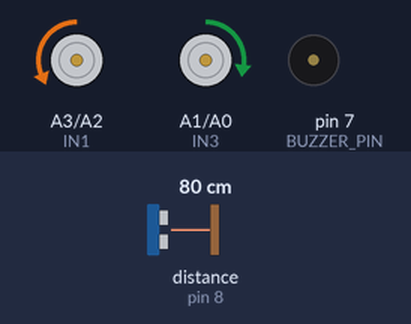
This sketch was run on a simulated Arduino Uno, built with avr-gcc and run on an emulated ATmega328P. Shown: motor-driver pin pairs drawn as motors (green arrow = first pin HIGH = forward, orange = second pin HIGH = backward, longer = more drive, scaled by the enable pin), buzzer (waves = sounding). Wiring (inferred from the names in the program): ultrasonic range finder: trigger pin 9; echo pin 8. Inputs (shaded band) come from the test bench; at power-on: distance to the obstacle (sensor on pin 8) 80 cm. The echo pulse lasts 58.3 µs per cm; what the sketch prints to the serial monitor is not drawn.

Above: at 1.2 s.
1.3 s: distance to the obstacle (sensor on pin 8) set to 61 cm
2.8 s: distance to the obstacle (sensor on pin 8) set to 53 cm
At 3.35 s:
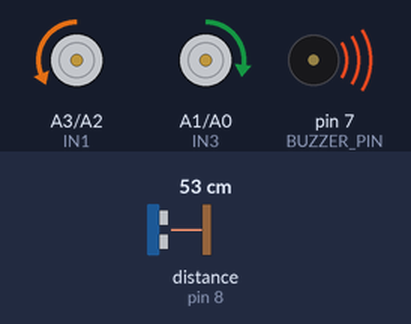
5.8 s: distance to the obstacle (sensor on pin 8) set to 7 cm
At 5.92 s:
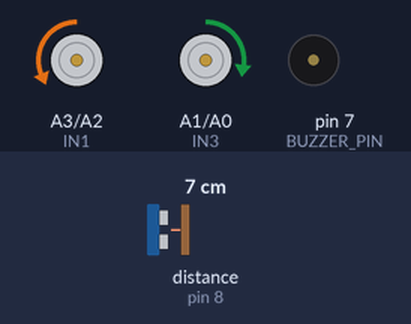
8.8 s: distance to the obstacle (sensor on pin 8) set to 4 cm
At 9.1 s:
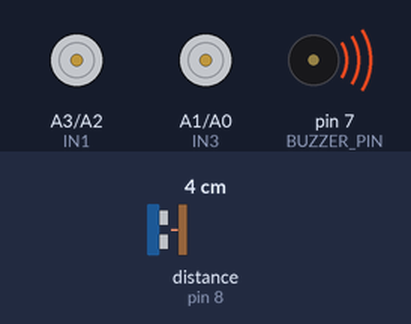
10.3 s: distance to the obstacle (sensor on pin 8) set to 18 cm
At 10.42 s:
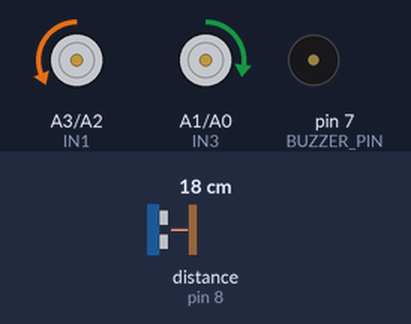
13.3 s: distance to the obstacle (sensor on pin 8) set to 2 cm
At 13.8 s:
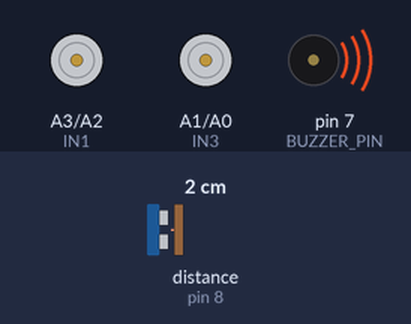
Timing chart, 0 to 15.8 s (numbered marks = the images above; inputs shaded):
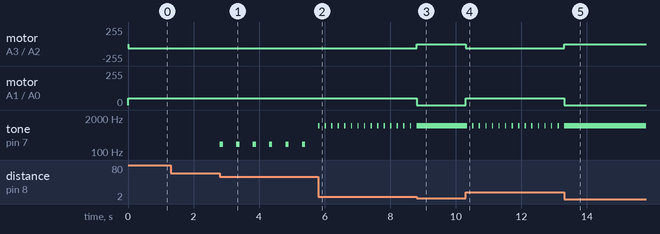

Measured:
- the behaviour switches between 56 and 55 cm on distance to the obstacle (sensor on pin 8) (found by bisection; images 0 and 1)
- the behaviour switches between 6 and 5 cm on distance to the obstacle (sensor on pin 8) (found by bisection; images 2 and 3)
- after the input at 2.8 s, tone on pin 7 (BUZZER_PIN): alternates 200 Hz for 0.10 s and silent for 0.40 s, starting at once
- after the input at 5.8 s, tone on pin 7 (BUZZER_PIN): alternates 1000 Hz for 0.04 s and silent for 0.16 s, starting at once
- after the input at 8.8 s, motor on A3 (IN1) / A2 (IN2): backward 65/255 → stopped at once; motor on A1 (IN3) / A0 (IN4): forward 50/255 → stopped at once; tone on pin 7 (BUZZER_PIN): goes on until 8.8 s, then stays 1000 Hz
- after the input at 10.3 s, motor on A3 (IN1) / A2 (IN2): stopped → backward 65/255 at once; motor on A1 (IN3) / A0 (IN4): stopped → forward 50/255 at once; tone on pin 7 (BUZZER_PIN): alternates 1000 Hz for 0.04 s and silent for 0.16 s, starting at once
- after the input at 13.3 s, motor on A3 (IN1) / A2 (IN2): backward 65/255 → stopped at once; motor on A1 (IN3) / A0 (IN4): forward 50/255 → stopped at once; tone on pin 7 (BUZZER_PIN): goes on until 13.3 s, then stays 1000 Hz

The sketch:

ultrasonic_sensor_buzzer.ino
```cpp
#define TRIG_PIN 9
#define ECHO_PIN 8
#define BUZZER_PIN 7

// Define motor control pins
int IN1 = A3;
int IN2 = A2;
int IN3 = A1;
int IN4 = A0;
int ENA = 10;
int ENB = 11;

bool motorsStopped = false;

void setup() {
  pinMode(TRIG_PIN, OUTPUT);
  pinMode(ECHO_PIN, INPUT);
  pinMode(BUZZER_PIN, OUTPUT);

  // Motor setup
  pinMode(IN1, OUTPUT);
  pinMode(IN2, OUTPUT);
  pinMode(IN3, OUTPUT);
  pinMode(IN4, OUTPUT);
  pinMode(ENA, OUTPUT);
  pinMode(ENB, OUTPUT);

  digitalWrite(IN1, LOW);
  digitalWrite(IN2, LOW);
  digitalWrite(IN3, LOW);
  digitalWrite(IN4, LOW);

  Serial.begin(115200);
}

void loop() {
  // Measure distance
  digitalWrite(TRIG_PIN, LOW);
  delayMicroseconds(2);
  digitalWrite(TRIG_PIN, HIGH);
  delayMicroseconds(10);
  digitalWrite(TRIG_PIN, LOW);

  long duration = pulseIn(ECHO_PIN, HIGH);
  float distance = duration * 0.034 / 2; // Distance in cm

  Serial.print("Distance: ");
  Serial.println(distance);

    // Check for stop condition
  if (distance <= 5) {
    stopMotors();
    tone(BUZZER_PIN, 1000); // Continuous beep
    motorsStopped = true;
  } else {
    if (motorsStopped) {
      motorsStopped = false; // Reset the stop flag if safe
    }
    moveSlow(); // Always move slowly unless stopped
  }

  // Control actions based on distance
  if (distance > 55) {
    noTone(BUZZER_PIN);
  } else if (distance <= 55 && distance > 35) {
    firstAlarm();
  } else if (distance <= 35 && distance > 5) {
    secondAlarm();
  } else if (distance <= 5) {
    tone(BUZZER_PIN, 1000); // Continuous beep
  }
}

// Motor control functions
void stopMotors() {
  analogWrite(ENA, 0);
  analogWrite(ENB, 0);
  digitalWrite(IN1, LOW);
  digitalWrite(IN2, LOW);
  digitalWrite(IN3, LOW);
  digitalWrite(IN4, LOW);
}

void moveSlow() {
  analogWrite(ENA, 65);
  analogWrite(ENB, 50);
  digitalWrite(IN1, LOW);
  digitalWrite(IN2, HIGH);
  digitalWrite(IN3, HIGH);
  digitalWrite(IN4, LOW);
}

// Alarm functions with non-blocking delay
void firstAlarm() {
  static unsigned long lastTime = 0;
  unsigned long currentTime = millis();
  if (currentTime - lastTime >= 500) {
    tone(BUZZER_PIN, 200);
    delay(100);
    noTone(BUZZER_PIN);
    lastTime = currentTime;
  }
}

void secondAlarm() {
  static unsigned long lastTime = 0;
  unsigned long currentTime = millis();
  if (currentTime - lastTime >= 200) {
    tone(BUZZER_PIN, 1000);
    delay(40);
    noTone(BUZZER_PIN);
    lastTime = currentTime;
  }
}
```
